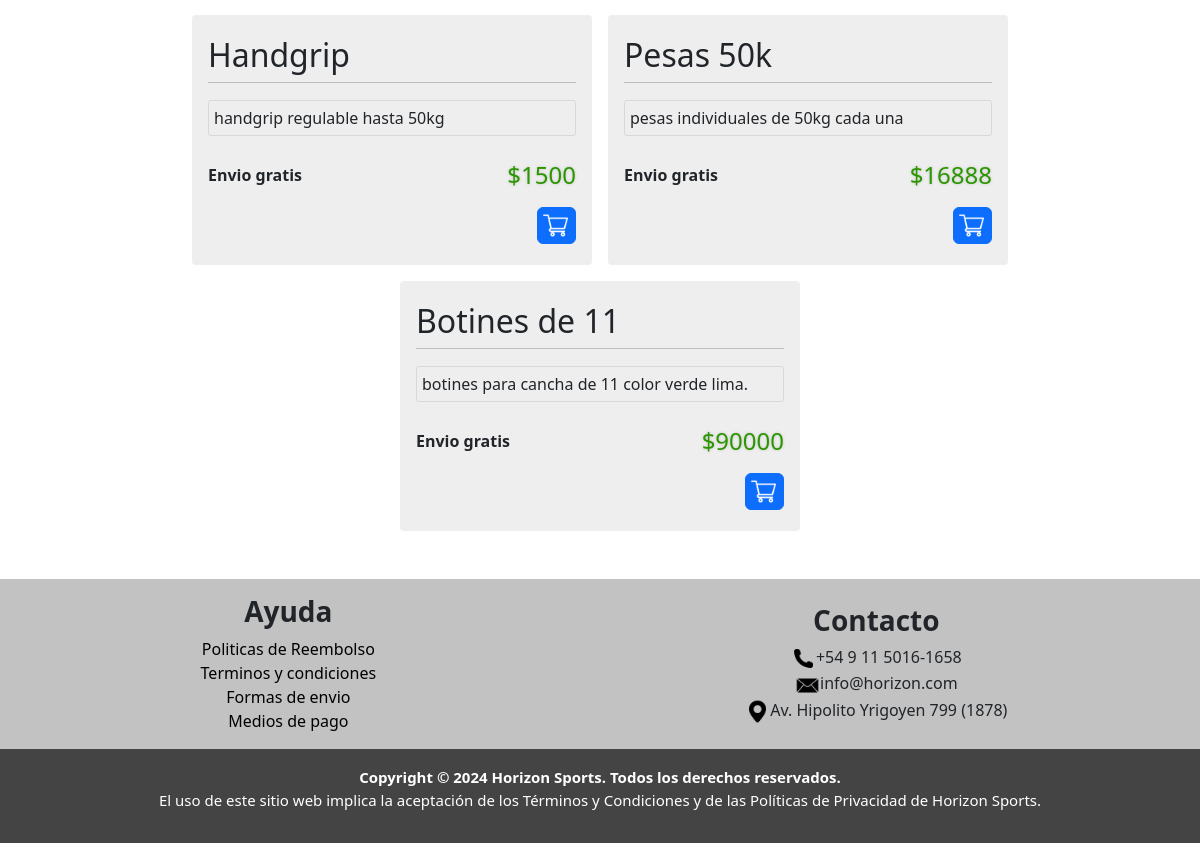
/pagina/busqueda.php (lower part), run on an earlier commit of the app's database.
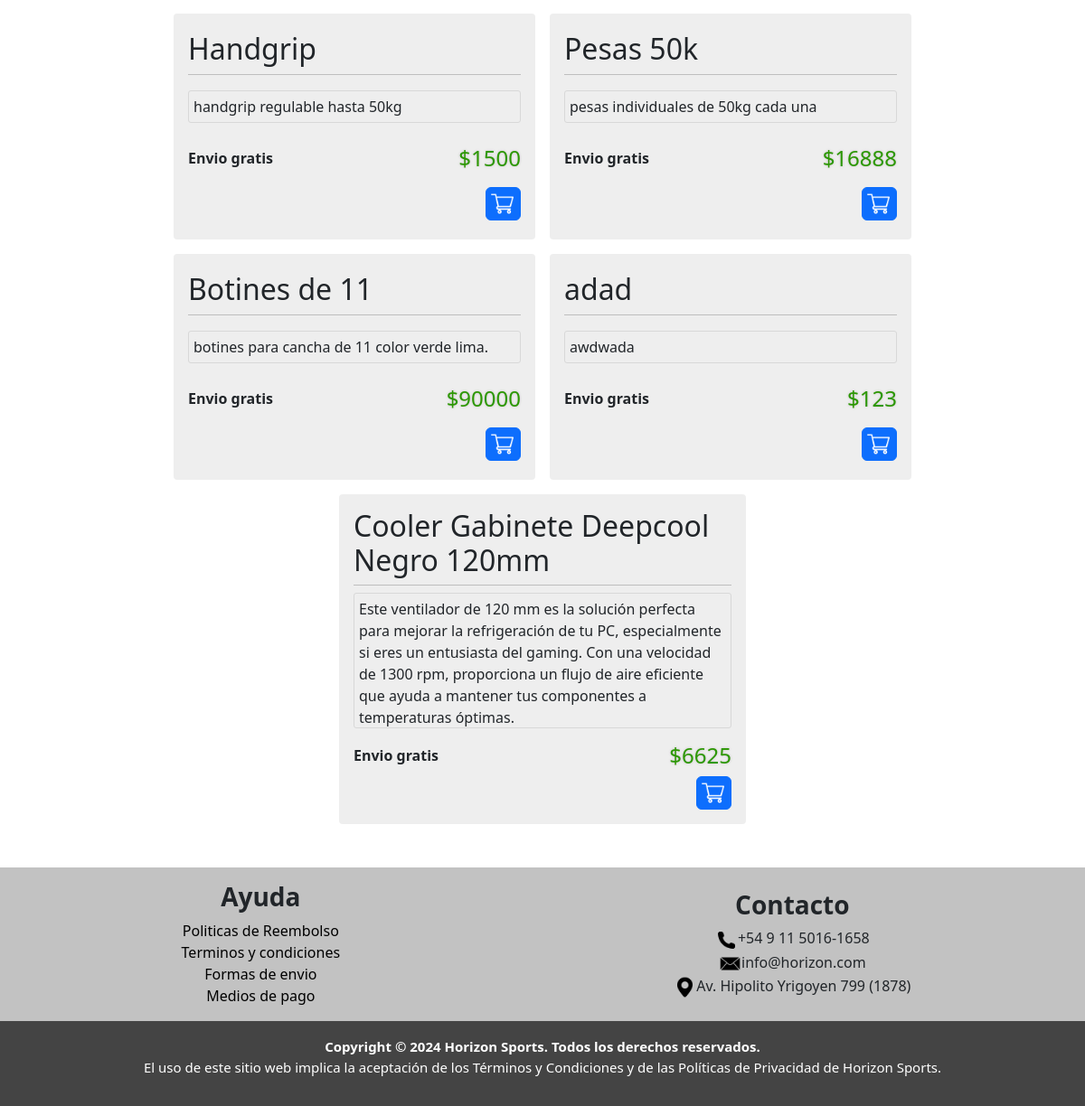
And on a later commit of the database.
### tables this page shows
CREATE TABLE `productos` (
  `id_productos` int(11) NOT NULL,
  `nombre_producto` varchar(100) NOT NULL,
  `precio` int(50) NOT NULL,
  `descripcion` text NOT NULL,
  `categoria` varchar(50) NOT NULL
);

### pagina/busqueda.php (the view, shortened to what this page needs)
<!DOCTYPE html>
<html lang="es">
<head>
  <link
    href="https://cdn.jsdelivr.net/npm/bootstrap@5.3.3/dist/css/bootstrap.min.css"
    rel="stylesheet"
 />
  <link href="https://fonts.cdnfonts.com/css/codec-pro" rel="stylesheet">
  <link rel="stylesheet" href="index_css/menu.css">
  <link rel="stylesheet" href="index_css/header.css" />
  <link rel="stylesheet" href="index_css/style.css">
</head>
<body id="body" class="h-100 d-flex flex-column">
  <?php
  include("conexion.php");
  $buscar = trim($_POST['buscar']);
  $sql = "SELECT * FROM productos WHERE nombre_producto LIKE '%$buscar%' OR descripcion LIKE '%$buscar%'";
  $resultado = $conn->query($sql);
  if ($resultado->num_rows > 0) {
  ?>
    <div class="content d-flex flex-column">
      <div class="container d-flex justify-content-center align-items-center flex-wrap gap-3">
        <?php
        while ($row = $resultado->fetch_assoc()) {
          $id_producto = $row['id_productos'];
          $producto = $row['nombre_producto'];
          $precio = $row['precio'];
          $descripcion = $row['descripcion'];
        ?>
          <div class="d-flex justify-content-around align-items-center flex-column rounded-1 p-3 tarjeta-busqueda">
            <h2 class="text-start w-100 pb-2"><?php echo $producto; ?></h2>
            <p class="w-100 text-start"><?php echo $descripcion; ?></p>
            <div class="d-flex justify-content-center align-items-center flex-row w-100">
              <h6 class="w-75 fw-bold">Envio gratis</h6>
              <h4 class="w-25 text-end"><?php echo "$" . $precio; ?></h4>
            </div>
            <div class="d-flex justify-content-end w-100">
              <a href="#?id=<?php echo $id_producto; ?>" class="btn btn-primary d-flex justify-content-center align-content-center">
                <img src="imgs/carrito-de-compras.png" alt="carrito.png">
              </a>
            </div>
          </div>
        <?php
        }
        ?>
      </div>
    </div>
    <footer class="w-100 mt-5">
      <div class="footer-superior d-flex justify-content-around align-items-center flex-row">
        <div class="mt-3">
          <ul class="d-md-flex justify-content-center align-items-center flex-column">
            <li>
              <h3><b>Ayuda</b></h3>
            <li><a href="faq.php">Politicas de Reembolso</a></li>
            <li><a href="tyc.php">Terminos y condiciones</a></li>
            <li><a href="faq.php">Formas de envio</a></li>
            <li><a href="faq.php">Medios de pago</a></li>
          </ul>
        </div>
        <div class="text-end mt-3 me-4">
          <ul class="d-md-flex justify-content-center align-items-center flex-column">
            <li>
              <h3><b>Contacto</b></h3>
            </li>
            <li><img src="imgs/footer/llamar.png" alt="telefono.png">+54 9 11 5016-1658</li>
            <li><img src="imgs/footer/correo.png" alt="correo.png">info@horizon.com</li>
            <li><img src="imgs/footer/pasador-de-ubicacion.png" alt="ubicacion.png">Av. Hipolito Yrigoyen 799 (1878)</li>
          </ul>
        </div>
      </div>
      <div class="footer-inferior text-white text-center p-3">
        <b>Copyright © 2024 Horizon Sports. Todos los derechos reservados.</b>
        <p>El uso de este sitio web implica la aceptación de los Términos y Condiciones y de las Políticas de Privacidad de Horizon Sports.</p>
      </div>
    </footer>
  <?php
  }
  ?>
</body>
</html>

What changed in the data, as far as the page shows it:
added productos: nombre_producto "adad", descripcion "awdwada", precio "123"
added productos: nombre_producto "Cooler Gabinete Deepcool Negro 120mm", descripcion "Este ventilador de 120 mm es la solución perfecta para mejorar la refrigeración de tu PC, especialmente si eres un entusiasta del gaming. Con una velocidad de 1300 rpm, proporciona un flujo de aire eficiente que ayuda a mantener tus componentes a temperaturas óptimas.", precio "6625"
